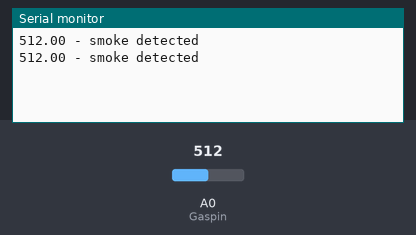
This sketch was run on a simulated Arduino Uno, built with avr-gcc and run on an emulated ATmega328P. Shown: the last lines printed to the serial monitor. The test bench sets the inputs (shaded band); at power-on: A0 (Gaspin) = 512.

Above: at 2.3 s.
2.4 s: A0 (Gaspin) set to 308
At 4.0 s:
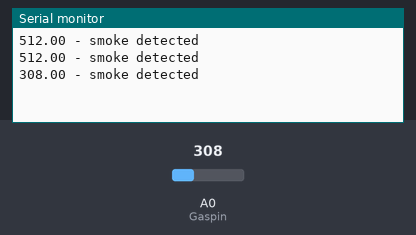
4.5 s: A0 (Gaspin) set to 293
At 6.0 s:
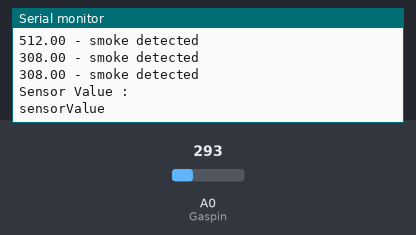

Measured:
- the behaviour switches between 300 and 299 on A0 (Gaspin) (found by bisection; images 1 and 2)
- after the input at 2.4 s, the serial monitor: prints a new line after 0.63 s (image 1)
- after the input at 4.5 s, the serial monitor: prints a new line after 1.1 s (image 2)

The sketch:

Gas_sensor.ino
```cpp
int LED =13;
const int gas = 0;
int Gaspin = A0;
void setup()
{
  Serial.begin(9600);
}

void loop()
{
  float sensorValue = analogRead(Gaspin);
  if(sensorValue>=300)
  {
    digitalWrite(LED, HIGH);
    Serial.print(sensorValue);
    Serial.println(" - smoke detected");
    delay(sensorValue);
  }
  else
  {
    digitalWrite(LED, LOW);
    Serial.println("Sensor Value : ");
    Serial.println("sensorValue");
  }
  delay(1000); // Wait for 1000 millisecond(s)
}
```
